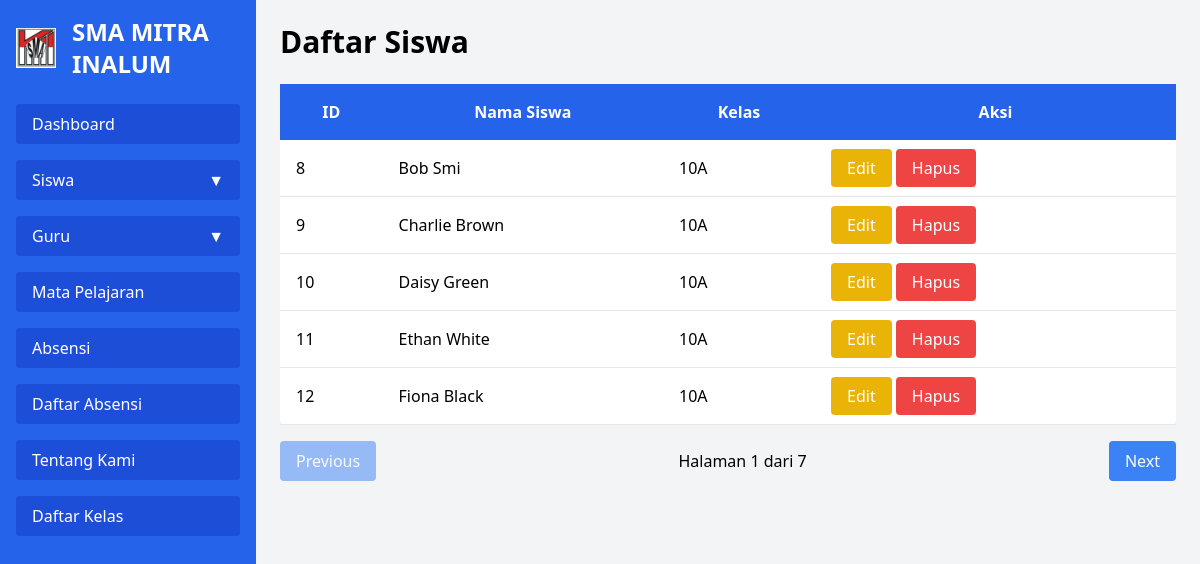
Page /dashboard/siswa.php (signed in) on the committed database.
### tables this page shows
CREATE TABLE `students` (
  `id` int(11) NOT NULL,
  `name` varchar(255) NOT NULL,
  `class` varchar(100) NOT NULL,
  `created_at` timestamp NOT NULL DEFAULT current_timestamp()
);

### dashboard/siswa.php (the view, shortened to what this page needs)
<?php
include '../fuction.php';
$rowsPerPage = 5;
$page = isset($_GET['page']) ? (int)$_GET['page'] : 1;
$page = max($page, 1);
$offset = ($page - 1) * $rowsPerPage;
$totalRows = $conn->query("SELECT COUNT(*) as count FROM students")->fetch_assoc()['count'];
$totalPages = ceil($totalRows / $rowsPerPage);
$students = $conn->query("
    SELECT *
    FROM students
    ORDER BY FIELD(class, '10A', '10B', '10C', '11A', '11B', '11C', '12A', '12B', '12C')
    LIMIT $rowsPerPage OFFSET $offset
");
?>
<!DOCTYPE html>
<html lang="en">
<head>
    <script src="https://cdn.tailwindcss.com"></script>
</head>
<body class="bg-gray-100">
    <div class="flex h-screen">
        <?php include 'slidebar.php' ?>
        <div class="flex-1 p-6">
            <h2 class="text-3xl font-bold mb-6">Daftar Siswa</h2>
            <div class="overflow-x-auto">
                <table class="table-auto w-full bg-white shadow rounded">
                    <thead>
                        <tr class="bg-blue-600 text-white">
                            <th class="p-4">ID</th>
                            <th class="p-4">Nama Siswa</th>
                            <th class="p-4">Kelas</th>
                            <th class="p-4">Aksi</th>
                        </tr>
                    </thead>
                    <tbody>
                        <?php while ($row = $students->fetch_assoc()): ?>
                        <tr class="border-b">
                            <td class="p-4"><?php echo $row['id']; ?></td>
                            <td class="p-4"><?php echo $row['name']; ?></td>
                            <td class="p-4"><?php echo $row['class']; ?></td>
                            <td class="p-4">
                                <a href="javascript:void(0);" onclick="confirmEdit(<?php echo $row['id']; ?>)"
                                    class="bg-yellow-500 text-white px-4 py-2 rounded">Edit</a>
                                <a href="javascript:void(0);" onclick="confirmDeletion(<?php echo $row['id']; ?>)"
                                    class="bg-red-500 text-white px-4 py-2 rounded">Hapus</a>
                            </td>
                        </tr>
                        <?php endwhile; ?>
                    </tbody>
                </table>
            </div>
            <div class="mt-4 flex justify-between items-center">
                <a href="?page=<?php echo max($page - 1, 1); ?>"
                    class="bg-blue-500 text-white px-4 py-2 rounded <?php echo $page == 1 ? 'opacity-50 pointer-events-none' : ''; ?>">Previous</a>
                <span>Halaman <?php echo $page; ?> dari <?php echo $totalPages; ?></span>
                <a href="?page=<?php echo min($page + 1, $totalPages); ?>"
                    class="bg-blue-500 text-white px-4 py-2 rounded <?php echo $page == $totalPages ? 'opacity-50 pointer-events-none' : ''; ?>">Next</a>
            </div>
        </div>
    </div>
</body>
</html>

### rows in the picture
students: id "8", name "Bob Smi", class "10A"
students: id "9", name "Charlie Brown", class "10A"
students: id "10", name "Daisy Green", class "10A"
students: id "11", name "Ethan White", class "10A"
students: id "12", name "Fiona Black", class "10A"

### other values in the picture
$page "1"
$totalPages "7"
